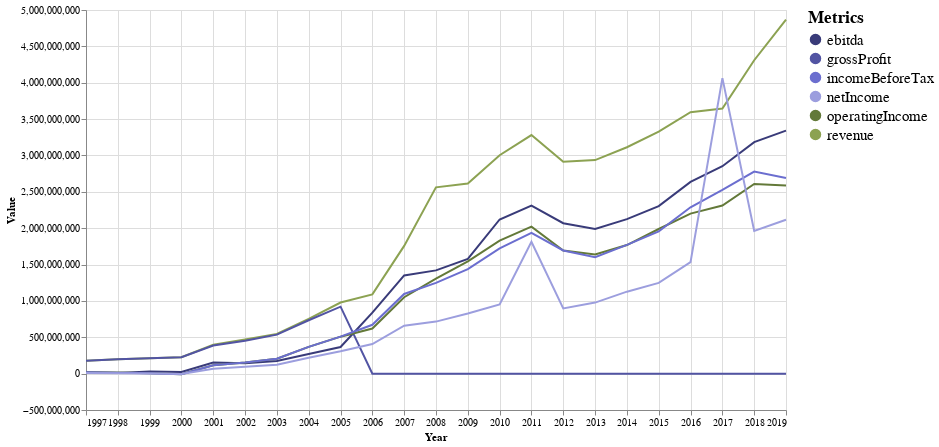

Here is the notebook cell this chart was saved with:
### Markdown cell above
### Revenues

### Code cell
#hide-input
make_multi_LineGraph(revs_g, False)

### Figure 1 — Vega-Lite specification as saved in the notebook (floating-point values rounded to 4 significant figures; data arrays with more than 128 entries replaced by an {"elided": "..."} marker saying what was removed)
{"config": {"view": {"continuousWidth": 400, "continuousHeight": 300}}, "layer": [{"mark": "line", "encoding": {"color": {"type": "nominal", "field": "Metric", "legend": {"labelFontSize": 15, "title": "Metrics", "titleFontSize": 17}, "scale": {"scheme": "category20b"}}, "x": {"type": "temporal", "field": "Year"}, "y": {"type": "quantitative", "field": "Value", "scale": {"type": "linear"}}}}, {"mark": {"type": "rule", "color": "#1C00ff00"}, "encoding": {"x": {"type": "temporal", "field": "Year"}}, "transform": [{"filter": {"selection": "selector024"}}]}, {"mark": "circle", "encoding": {"color": {"type": "nominal", "field": "Metric", "legend": {"labelFontSize": 15, "title": "Metrics", "titleFontSize": 17}, "scale": {"scheme": "category20b"}}, "opacity": {"condition": {"value": 1, "selection": "selector024"}, "value": 0}, "x": {"type": "temporal", "field": "Year"}, "y": {"type": "quantitative", "field": "Value", "scale": {"type": "linear"}}}, "selection": {"selector024": {"type": "multi", "fields": ["Metric"], "bind": "legend", "on": "mouseover", "nearest": true, "empty": "none"}}}, {"mark": {"type": "text", "align": "left", "dx": 5, "dy": -5, "stroke": "white", "strokeWidth": 4}, "encoding": {"color": {"type": "nominal", "field": "Metric", "legend": {"labelFontSize": 15, "title": "Metrics", "titleFontSize": 17}, "scale": {"scheme": "category20b"}}, "text": {"type": "quantitative", "field": "Value"}, "x": {"type": "temporal", "field": "Year"}, "y": {"type": "quantitative", "field": "Value", "scale": {"type": "linear"}}}, "transform": [{"filter": {"selection": "selector024"}}]}, {"mark": {"type": "text", "align": "left", "dx": 5, "dy": -5}, "encoding": {"color": {"type": "nominal", "field": "Metric", "legend": {"labelFontSize": 15, "title": "Metrics", "titleFontSize": 17}, "scale": {"scheme": "category20b"}}, "text": {"type": "quantitative", "field": "Value"}, "x": {"type": "temporal", "field": "Year"}, "y": {"type": "quantitative", "field": "Value", "scale": {"type": "linear"}}}, "transform": [{"filter": {"selection": "selector024"}}]}], "data": {"name": "data-28abce9e686617389770fdd84c3dd7b0"}, "height": 400, "width": 700, "$schema": "https://vega.github.io/schema/vega-lite/v4.8.1.json", "datasets": {"data-28abce9e686617389770fdd84c3dd7b0": {"elided": "138 records"}}}
